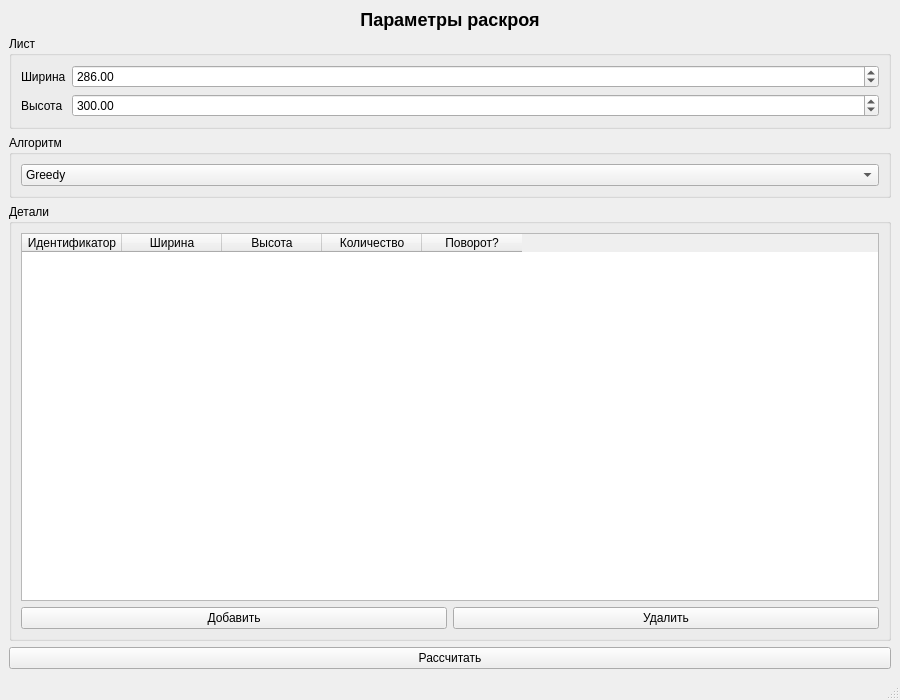
<?xml version="1.0" encoding="UTF-8"?>
<ui version="4.0">
 <class>InputWindow</class>
 <widget class="QMainWindow" name="InputWindow">
  <property name="geometry">
   <rect>
    <x>0</x>
    <y>0</y>
    <width>900</width>
    <height>700</height>
   </rect>
  </property>
  <property name="windowTitle">
   <string>Раскрой листового материала</string>
  </property>
  <widget class="QWidget" name="centralwidget">
   <layout class="QVBoxLayout" name="verticalLayoutMain">
    <item>
     <widget class="QLabel" name="labelMainParams">
      <property name="styleSheet">
       <string notr="true">
font-size:18px;
font-weight:bold;
       </string>
      </property>
      <property name="text">
       <string>Параметры раскроя</string>
      </property>
      <property name="alignment">
       <set>Qt::AlignmentFlag::AlignCenter</set>
      </property>
     </widget>
    </item>
    <item>
     <widget class="QGroupBox" name="groupBoxSheet">
      <property name="title">
       <string>Лист</string>
      </property>
      <layout class="QFormLayout" name="formLayoutSheet">
       <item row="0" column="0">
        <widget class="QLabel" name="labelWidth">
         <property name="text">
          <string>Ширина</string>
         </property>
        </widget>
       </item>
       <item row="0" column="1">
        <widget class="QDoubleSpinBox" name="sheetWidthSpinBox">
         <property name="maximum">
          <double>100000.000000000000000</double>
         </property>
         <property name="value">
          <double>286.000000000000000</double>
         </property>
        </widget>
       </item>
       <item row="1" column="0">
        <widget class="QLabel" name="labelHeight">
         <property name="text">
          <string>Высота</string>
         </property>
        </widget>
       </item>
       <item row="1" column="1">
        <widget class="QDoubleSpinBox" name="sheetHeightSpinBox">
         <property name="maximum">
          <double>100000.000000000000000</double>
         </property>
         <property name="value">
          <double>300.000000000000000</double>
         </property>
        </widget>
       </item>
      </layout>
     </widget>
    </item>
    <item>
     <widget class="QGroupBox" name="groupBoxAlgorithm">
      <property name="title">
       <string>Алгоритм</string>
      </property>
      <layout class="QVBoxLayout" name="verticalLayoutAlgorithm">
       <item>
        <widget class="QComboBox" name="algorithmComboBox">
         <item>
          <property name="text">
           <string>Greedy</string>
          </property>
         </item>
         <item>
          <property name="text">
           <string>Guillotine</string>
          </property>
         </item>
         <item>
          <property name="text">
           <string>MaxRects BAF</string>
          </property>
         </item>
        </widget>
       </item>
      </layout>
     </widget>
    </item>
    <item>
     <widget class="QGroupBox" name="groupBoxParts">
      <property name="title">
       <string>Детали</string>
      </property>
      <layout class="QVBoxLayout" name="verticalLayoutParts">
       <item>
        <widget class="QTableWidget" name="partsTable">
         <property name="alternatingRowColors">
          <bool>true</bool>
         </property>
         <property name="selectionMode">
          <enum>QAbstractItemView::SelectionMode::SingleSelection</enum>
         </property>
         <property name="selectionBehavior">
          <enum>QAbstractItemView::SelectionBehavior::SelectRows</enum>
         </property>
         <column>
          <property name="text">
           <string>Идентификатор</string>
          </property>
         </column>
         <column>
          <property name="text">
           <string>Ширина</string>
          </property>
         </column>
         <column>
          <property name="text">
           <string>Высота</string>
          </property>
         </column>
         <column>
          <property name="text">
           <string>Количество</string>
          </property>
         </column>
         <column>
          <property name="text">
           <string>Поворот?</string>
          </property>
         </column>
        </widget>
       </item>
       <item>
        <layout class="QHBoxLayout" name="horizontalLayoutButtons">
         <item>
          <widget class="QPushButton" name="addPartButton">
           <property name="text">
            <string>Добавить</string>
           </property>
          </widget>
         </item>
         <item>
          <widget class="QPushButton" name="removePartButton">
           <property name="text">
            <string>Удалить</string>
           </property>
          </widget>
         </item>
        </layout>
       </item>
      </layout>
     </widget>
    </item>
    <item>
     <widget class="QPushButton" name="calculateButton">
      <property name="text">
       <string>Рассчитать</string>
      </property>
     </widget>
    </item>
   </layout>
  </widget>
  <widget class="QMenuBar" name="menubar">
   <property name="geometry">
    <rect>
     <x>0</x>
     <y>0</y>
     <width>900</width>
     <height>22</height>
    </rect>
   </property>
  </widget>
  <widget class="QStatusBar" name="statusbar"/>
 </widget>
 <resources/>
 <connections/>
</ui>
